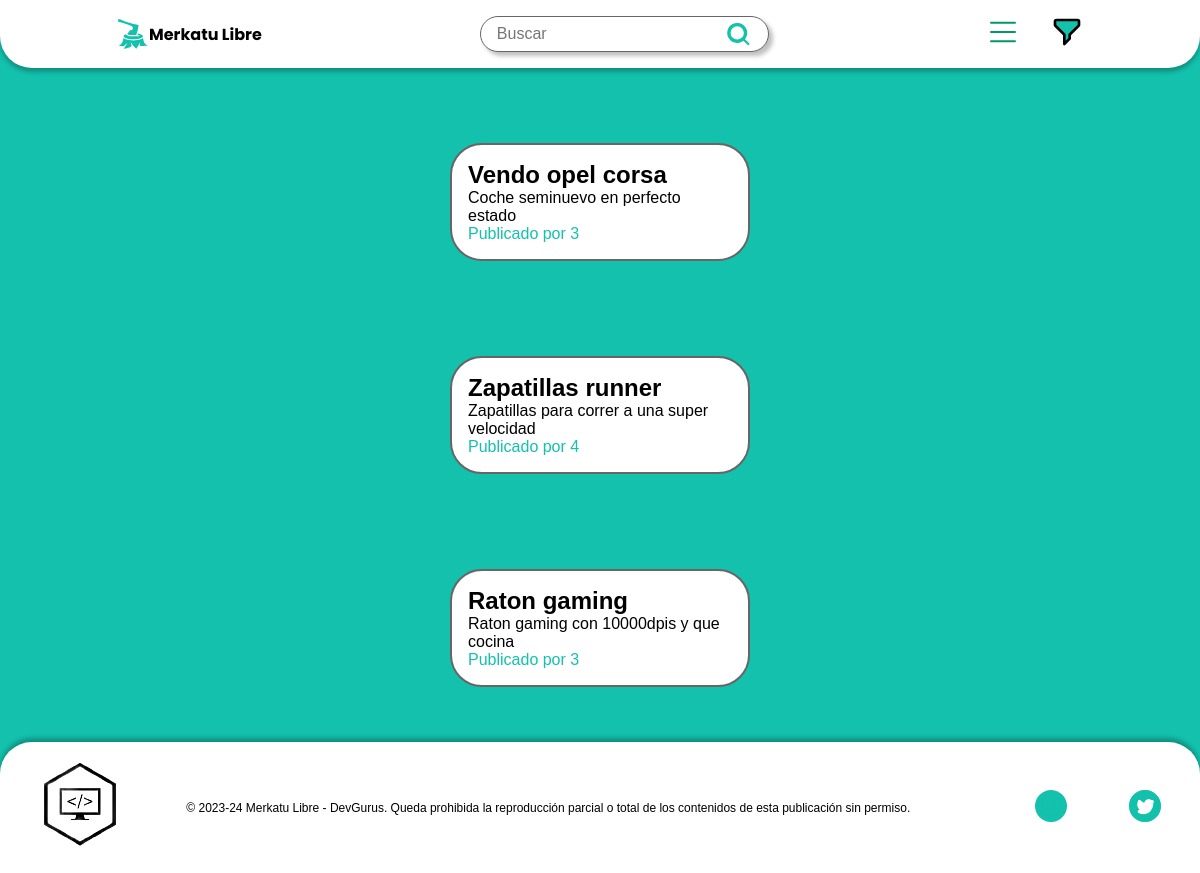
The page / on the database its author committed.
### tables this page shows
CREATE TABLE IF NOT EXISTS anuncios (
    id INT PRIMARY KEY AUTO_INCREMENT,
    titulo VARCHAR(255) NOT NULL,
    descripcion VARCHAR(255) NOT NULL,
    precio DECIMAL(10, 2) NOT NULL,
    anunciante INT NOT NULL,
    categoria_id INT NOT NULL,
    FOREIGN KEY (anunciante) REFERENCES usuarios (id),
    FOREIGN KEY (categoria_id) REFERENCES categorias (id)
);

### controllers/home.php (called while the page is built, shortened)
<?php
include 'db/db_anuncios.php';
$conn = connect(
  $_ENV['HOST'],
  $_ENV['DB_NOMBRE'],
  $_ENV['USER'],
  $_ENV['USER_PASSWORD']
);
$anuncios = getAllAnuncios($conn);
include 'views/home.view.php';
?>

### db/db_anuncios.php (called while the page is built)
<?php
function getAllAnuncios($conn) {
  $stmt = $conn->prepare('SELECT * FROM anuncios');
  $stmt->execute();
  return $stmt->fetchAll();
}
?>

### views/components/anuncio.php (the view)
<div class="anuncio-card">
    <div class="anuncio-card-info">
        <h2><?= $anuncio['titulo'] ?></h2>
        <p><?= $anuncio['descripcion'] ?></p>
        <a href="#">Publicado por <?= $anuncio['anunciante'] ?></a>
    </div>
</div>

### index.php
<?php
$request_uri = $_SERVER['REQUEST_URI'];
$routes = [
  '/' => 'controllers/home.php',
  '/login' => 'controllers/login.php',
  '/register' => 'controllers/register.php',
  '/anuncios' => 'controllers/anuncios.php',
];
if (array_key_exists($request_uri, $routes)) {
  include $routes[$request_uri];
} else {
  include '404.php';
}

### views/components/header.php (shortened to what this page needs)
<!doctype html>
<html lang="en">
  <head>
    <link id="estilos" rel="stylesheet" href="assets/css/default.css" />
  </head>
  <body>
    <header>
      <div class="logo-nombre">
        <h1>Merkatu Libre</h1>
      </div>
      <form action="../../index.php" method="get">
        <input type="text" name="search" placeholder="Buscar" />
        <svg
          xmlns="http://www.w3.org/2000/svg"
          class="icon"
          width="128"
          height="128"
          viewBox="0 0 24 24"
        >
          <path
            fill="#059669"
            fill-rule="evenodd"
            d="M11 2a9 9 0 1 0 5.618 16.032l3.675 3.675a1 1 0 0 0 1.414-1.414l-3.675-3.675A9 9 0 0 0 11 2Zm-6 9a6 6 0 1 1 12 0a6 6 0 0 1-12 0Z"
            clip-rule="evenodd"
          />
        </svg>
      </form>
      <div class="navs">
        <nav>
          <div class="menu-toggle">
            <svg
              xmlns="http://www.w3.org/2000/svg"
              class="icon"
              width="128"
              height="128"
              viewBox="0 0 24 24"
            >
              <path
                fill="none"
                stroke="#059669"
                stroke-linecap="round"
                stroke-linejoin="round"
                stroke-width="1.5"
                d="M3 5h18M3 12h18M3 19h18"
              />
            </svg>
          </div>
        </nav>
        <nav>
          <div class="menu-filter">
          </div>
        </nav>
      </div>
    </header>

### views/home.view.php
<?php require 'components/header.php'; ?>
<main class="anuncios">
<?php if (count($anuncios) > 0): ?>
        <?php foreach ($anuncios as $anuncio): ?>
            <?php require 'components/anuncio.php'; ?>
        <?php endforeach; ?>
    <?php else: ?>
        <p>No hay anuncios</p>
    <?php endif; ?>
</main>
<?php require 'components/footer.php'; ?>

### views/components/footer.php (shortened to what this page needs)
<footer>
<div class="logo-empresa">
<img src="assets/img/logo.png" alt="">
</div>
<div class="copyright">
    <p>© 2023-24 Merkatu Libre - DevGurus. Queda prohibida la reproducción parcial o total de los contenidos de esta publicación sin permiso.</p>
</div>
    <a href="#">
    </a>
    <a href="#">
    </a>
</footer>
</body>
</html>

### assets/css/default.css (style rules this page uses)
*, *::after, *::before { box-sizing: border-box; margin: 0; padding: 0; font-family: Arial, Helvetica, sans-serif; }
input, button { margin: 0; padding: 0; border: none; background: none; font: inherit; color: inherit; }
img { width: 100%; }
h1 { font-family: 'Poppins', sans-serif; }
:root { --border-color: #666; --primary-color: #13c1ac; --text-color: #000; --background-color: #fff; --input-color: #afafaf; }
body { min-height: 100vh; font-size: 1em; color: var(--text-color); display: grid; min-width: 100%; background-color: var(--primary-color); grid-template-areas: 'header' 'content' 'footer'; grid-template-columns: 1fr; grid-template-rows: 10fr 75fr 15fr; }
header { display: flex; justify-content: space-around; gap: 1em; width: 100%; height: fit-content; grid-area: 'header'; background-color: var(--background-color); color: var(--text-color); border-bottom-left-radius: 2em; border-bottom-right-radius: 2em; padding: 1em; box-shadow: 0 4px 4px 0 rgba(0, 0, 0, 0.25); }
.logo-nombre { display: flex; align-items: center; }
.icon { width: 2em; height: 2em; color: var(--primary-color); fill: var(--primary-color); }
header h1 { font-size: 1em; }
header form { display: flex; width: fit-content; max-width: 120px; height: fit-content; justify-content: space-between; align-items: center; background-color: var(--background-color); border-radius: 2em; border: 1px solid var(--border-color); box-shadow: 4px 4px 4px 0 rgba(0, 0, 0, 0.25); }
header form .icon { margin: 0 1em 0 0; }
header form input { color: var(--text-color); height: min-content; padding: 0.5em 1em; width: 100%; }
.navs { display: flex; gap: 2em; }
.menu-toggle, .menu-filter { cursor: pointer; position: relative; }
.anuncios { display: grid; place-items: center; width: 100%; grid-template-columns: 1fr; gap: 1em; }
.anuncio-card { display: flex; flex-direction: column; gap: 0.5em; background-color: var(--background-color); padding: 1em; border-radius: 2em; width: 100%; max-width: 300px; border: 2px solid var(--border-color); }
.anuncio-card a { text-decoration: none; color: var(--primary-color); }
footer { display: flex; align-items: center; align-self: flex-end; justify-content: space-around; gap: 1em; width: 100%; height: fit-content; grid-area: 'footer'; background-color: var(--background-color); color: var(--text-color); border-top-left-radius: 2em; border-top-right-radius: 2em; padding: 1em; box-shadow: 0 -4px 4px 0 rgba(0, 0, 0, 0.25); }
footer p { font-size: 0.75em; }
body footer .logo-empresa { filter: invert(100%); }
@media screen and (min-width: 500px) { header form { max-width: 100%; } }
main { display: flex; justify-content: center; padding: 1em; }

### rows shown on the page
anuncios: titulo "Vendo opel corsa", descripcion "Coche seminuevo en perfecto estado", anunciante "3"
anuncios: titulo "Zapatillas runner", descripcion "Zapatillas para correr a una super velocidad", anunciante "4"
anuncios: titulo "Raton gaming", descripcion "Raton gaming con 10000dpis y que cocina", anunciante "3"
